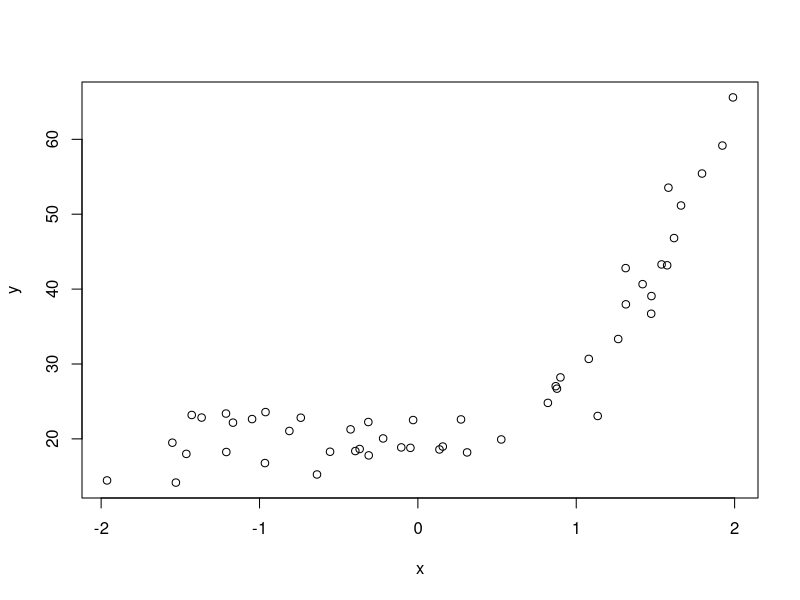

Write R code to recreate this figure.
## ---- chunk 1
n <- 50
x <- sort(runif(n, -2, 2))
y <- 3*x^3 + 5*x^2 + 0.5*x + 20 # a 3 polynomial model
err <- rnorm(n, sd=3)
ye <- y + err
df <- data.frame(x, ye)
{plot(ye~x, df, ylab="y")
fit <- lm(ye ~ poly(x, degree=1), data=df)
newdat <- data.frame(x=seq(min(df$x), max(df$x),100))
lines(newdat$x, predict(fit, newdat))
}

